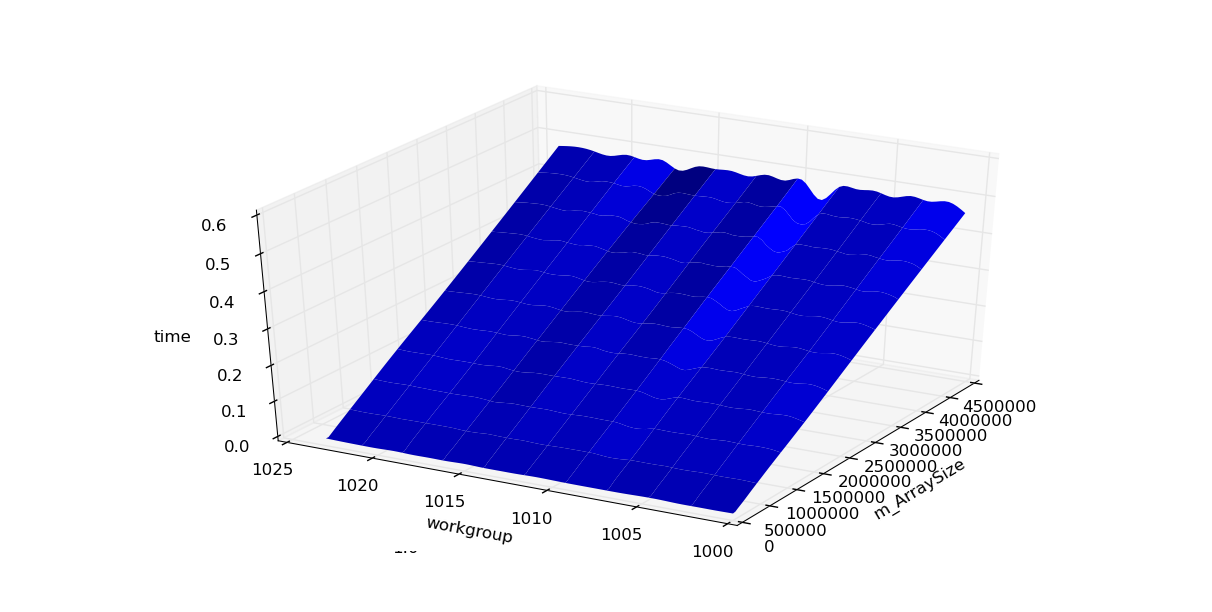

This chart was generated by the following Python code:
#!/usr/bin/env python


"""
Plot a 3D graph.
"""

import numpy as np
from mpl_toolkits.mplot3d import Axes3D
import matplotlib.pyplot as plt
from scipy.interpolate import griddata

fig = plt.figure(figsize=plt.figaspect(0.5))
ax = fig.add_subplot(1, 2, 1, projection='3d')
# note this: you can skip rows!
my_data = np.genfromtxt('timing-data.csv', delimiter=';', skiprows=1)
X = my_data[:, 0]
Y = my_data[:, 1]
Z = my_data[:, 2]

xi = np.linspace(X.min(), X.max(), 100)
yi = np.linspace(Y.min(), Y.max(), 100)
# VERY IMPORTANT, to tell matplotlib how is your data organized
zi = griddata((X, Y), Z, (xi[None, :], yi[:, None]), method='cubic')

# CS = plt.contour(xi, yi, zi, 15, linewidths=0.5, color='k')
ax = fig.add_subplot(1, 1, 1, projection='3d')
ax.set_xlabel('m_ArraySize')
ax.set_ylabel('workgroup')
ax.set_zlabel('time')


xig, yig = np.meshgrid(xi, yi)

surf = ax.plot_surface(xig, yig, zi, linewidth=0)
# plt.xticks(np.arange(min(X), max(X)+1, 10**6))
plt.show()
# plt.savefig("plotgraph3d.png")
